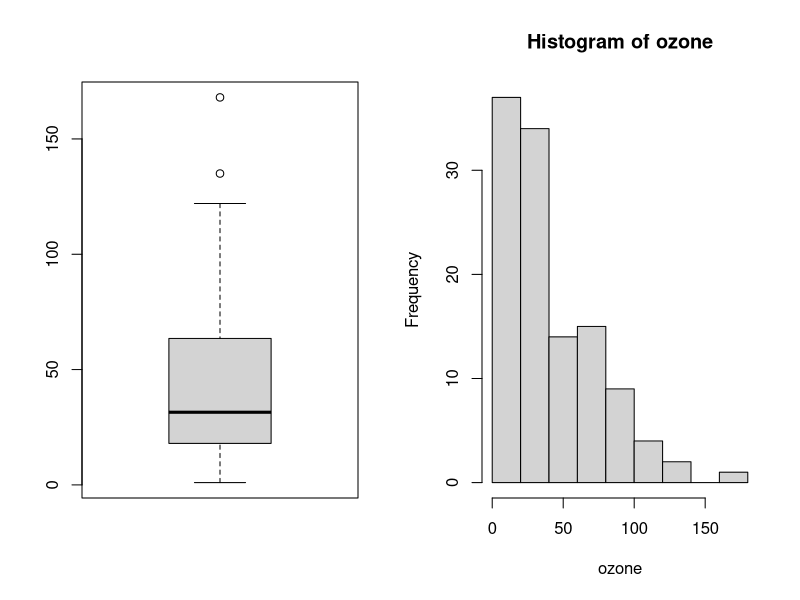
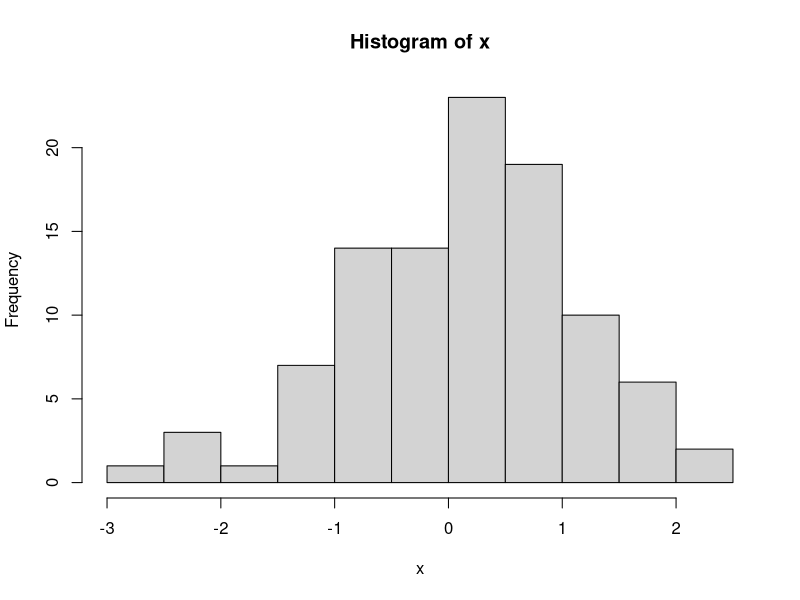
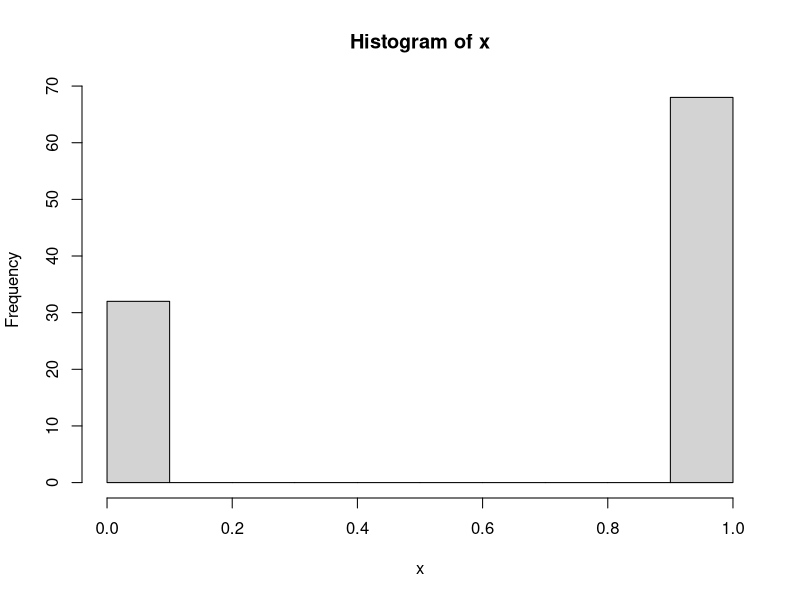
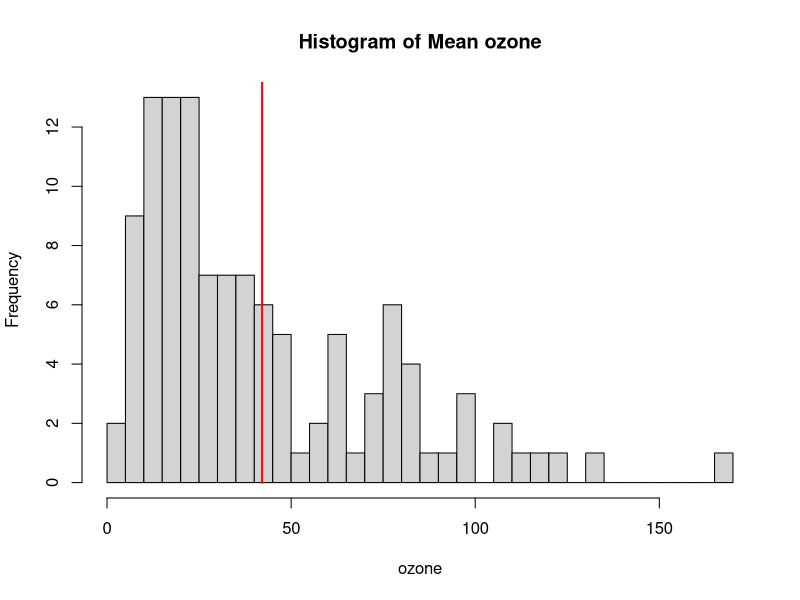
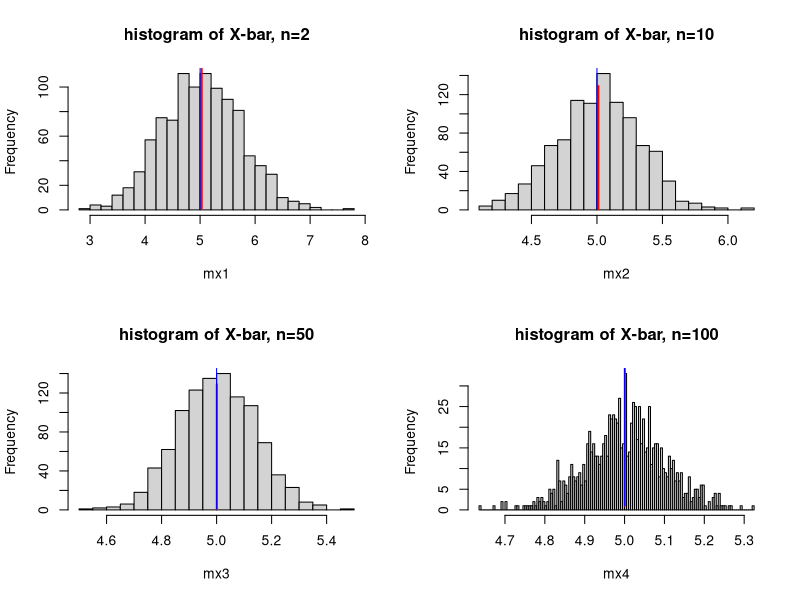

Write R code to recreate these figures, in order. (Note: this script raises an error after producing the figures.)
##########################################################
#                                                        #
#                                                        #
# Introduction to Statistical inference using R          #
#                                                        #
# 2018                                                   #
# Ziv Shkedy                                             #
# >eR-BioStat                                            #
# Chapter 4                                              #
#                                                        #
#                                                        #
##########################################################





###########################################################
################# Chapter Four ############################
###########################################################

###########################################################
# 1.1: Notations and definitions                          #
###########################################################

help(airquality)
airquality$Ozone

ozone<-na.omit(airquality$Ozone)
length(ozone)
par(mfrow=c(1,2))
boxplot(ozone)
hist(ozone)

###########################################################
# 1.2 Random samples in R                                 #
###########################################################
par(mfrow=c(1,1))
x<-rnorm(100,0,1)
hist(x)
x<-rbinom(100,1,0.7)
hist(x)
x<-rpois(100,3)
x
table(x)


###########################################################
# Part 2: Point estimation for population mean and        #
#         population variance                             #
###########################################################

ozone=airquality$Ozone
meanozone=mean(ozone,na.rm=T)
meanozone
varozone=var(ozone,na.rm=T)
varozone
sqrt(varozone)

hist(ozone,breaks=25,main="Histogram of Mean ozone")
lines(c(meanozone,meanozone),c(0,23),col="red",lwd=2)
text(meanozone,25,round(meanozone,2)) 
text(100,25,"point estimate of mean ozone ",col=3)


######### american women data set ###################

help(women)
women


womenheight=women$height
meanheight=mean(womenheight,na.rm=T) 
meanheight

womenheight=women$height
varheight=var(womenheight,na.rm=T)
varheight

womenheight=women$height
varheight=var(womenheight,na.rm=T)
sqrt(varheight)



###########################################################
# Part 3:  Variability of estimates                       #
###########################################################

mx1=c(1:1000)
mx2=c(1:1000)
mx3=c(1:1000)
mx4=c(1:1000)
for(i in 1:1000)
{
  sample1=rnorm(2,5,1)
  sample2=rnorm(10,5,1)
  sample3=rnorm(50,5,1)
  sample4=rnorm(100,5,1)
  mx1[i]=mean(sample1)
  mx2[i]=mean(sample2)
  mx3[i]=mean(sample3)
  mx4[i]=mean(sample4)
}
mean(mx1)
par(mfrow=c(2,2))
hist(mx1,breaks=20, main="histogram of X-bar, n=2")
lines(c(mean(mx1),mean(mx1)),c(1,129),col="red",lwd=2)
lines(c(5,5),c(1,1000),col="blue")
hist(mx2,breaks=20, main="histogram of X-bar, n=10")
lines(c(mean(mx2),mean(mx2)),c(1,129),col="red",lwd=2)
lines(c(5,5),c(1,1000),col="blue")
hist(mx3,breaks=20, main="histogram of X-bar, n=50")
lines(c(mean(mx3),mean(mx3)),c(1,129),col="red",lwd=2)
lines(c(5,5),c(1,1000),col="blue")
hist(mx4,breaks=200, main="histogram of X-bar, n=100")
lines(c(mean(mx4),mean(mx4)),c(1,129),col="red",lwd=2)
lines(c(5,5),c(1,1000),col="blue")

#### critical values  #########################################

qt(0.975,13)
qt(0.025,13)


#####  C.I For Case 1 #########################################

ozone=na.omit(airquality$Ozone) 
sigma=32                          
sem=sigma/sqrt(n)         
E=qnorm(0.975)*sem    
xbar=mean(ozone) 
xbar+c(-E,E)

#### C.I with z.test() #######################################

library(TeachingDemos)
ozone=na.omit(airquality$Ozone)
sigma=32
z.test(ozone,sd=sigma)

##### C.I for case 2 #########################################

ozone=na.omit(airquality$Ozone) 
sigma=sd(ozone)                          
sem=sigma/sqrt(n)         
E=qnorm(0.975)*sem    
xbar=mean(ozone) 
xbar+c(-E,E)

#### C.I with z.test, case 2 ##################################

library(TeachingDemos)
ozone=na.omit(airquality$Ozone)
z.test(ozone, sd=sd(ozone),conf.level = 0.95)

#### C.I for case 3 ##########################################

Height=women$height 
n=length(Height)
SE=s/sqrt(n)
SE=qt(0.975,df=n-1)*SE
xbar=mean(Height) 
xbar+c(-E,E) 

#### C.I for case 3 with t.test() ############################
library(TeachingDemos)
t.test(women$height)


#### critical value ##########################################

xbar=2.91;s=sqrt(9.9119);n=173;H0=2.5
cc=qnorm(0.95)*(s/sqrt(n))+H0
cc

xbar=2.91;s=sqrt(9.9119);n=173;H0=2.5
test.stat=(xbar-H0)/(s/sqrt(n))
test.stat

crit.point=qnorm(0.95)
crit.point

#### Example: ozone level  ##################################

library(TeachingDemos)
x<-na.omit(airquality$Ozone)
s<-sqrt(var(x))
z.test(x,sd=s,mu=40)



#### inference with t distribution  #########################

x=c(22,19,17,26,21,20,29,27,22)
xbar=mean(x)
mu = 21
s = sd(x)
n = length(x)
t = (xbar-mu)/(s/sqrt(n)) 
t                      # test statistic 

alpha<-0.05
crit.val = qt(1-alpha, n-1, lower.tail = TRUE) 
crit.val     # critical value 


##### heights and weights for American women aged 30-39 ######

womenheight=women$height
t.test(womenheight,mu=60,conf.level=0.90)


#### one sample problem ######################################

xbar=50.8;s=sqrt(1.6);n=100;H0=51
test.statgy=(xbar-H0)/(s/sqrt(n))
test.statgy
crit.point1=qnorm(0.95,lower.tail=TRUE)#p=0.05 one tailed
-crit.point1

#### rejection region two-sided test   ######################

xbar=118;s=sqrt(98);n=50;H0=115
test.statcrop=(xbar-H0)/(s/sqrt(n))
test.statcrop
alpha = 0.05 
crit.pointcrop = qnorm(1-alpha/2)
crit.pointcrop 
-crit.pointcrop
c(-crit.pointcrop,crit.pointcrop)


#### p value   ##############################################


x=c(22,19,17,26,21,20,29,27,22)
xbar=mean(x)
mu = 21                
s = sd(x)
n = length(x)
t = (xbar-mu)/(s/sqrt(n))
alpha = .05 
pval = pt(t,df=n-1, lower.tail=FALSE) 
pval

#### p value   ##############################################

xbar=50.8;s=sqrt(1.6);n=100;H0=51
test.statgy=(xbar-H0)/(s/sqrt(n))
test.statgy
pval1 = pt(test.statgy,df=n-1,lower.tail=TRUE) 
pval1


#### p value : two sided ####################################


bar=118;s=sqrt(98);n=50;H0=115
test.statcrop=(xbar-H0)/(s/sqrt(n))
test.statcrop 
2*(1-pnorm(test.statcrop))                

 
###########################################################
################# End of Chapter Four #####################
###########################################################
 
 
 
 
 
 
 
 
############ part 3 p value
 x=c(22,19,17,26,21,20,29,27,22)
 xbar=mean(x)
 mu = 21                
  s = sd(x)
  n = length(x)
  t = (xbar-mu)/(s/sqrt(n))
  t
  alpha = .05 
  pval = pt(t,df=n-1, lower.tail=FALSE) 
  pval
########## two tailed test
xbar=50.8;s=sqrt(1.6);n=100;H0=51
 test.statgy=(xbar-H0)/(s/sqrt(n))
 test.statgy
 pval1 = pt(test.statgy,df=n-1, lower.tail=TRUE) 
 pval1
 bar=118;s=sqrt(98);n=50;H0=115
 test.statcrop=(xbar-H0)/(s/sqrt(n))
 test.statcrop 
 2*(1-pnorm(test.statcrop))  
 
 
 
 
 
 
 
 
 
##############Part 2b: Testing of hypotheses for population proportion 
pbar = 0.47
 prop = 0.4
 n = 100
 z=(pbar-prop)/sqrt((prop*(1-prop))/n)
 z        
 alpha=0.05
 crit.point=qnorm(1-alpha)#p=0.05 one tailed (upper)
 crit.point
########### p value
pbar = 0.47
 prop = 0.4
 n = 100
 z=(pbar-prop)/sqrt((prop*(1-prop))/n)
 z        
 alpha=0.1
 crit.point1=qnorm(1-alpha)#p=0.1 one tailed (upper)
 crit.point1
 pval = 1-pnorm(z, lower.tail=TRUE)  # upper tail 
 pval 
############# two tailed test
 pbar1 = 0.04           # sample proportion 
 prop1 = 0.02                # hypothesized value 
 n = 1000                 # sample size 
 z1=(pbar1-prop1)/sqrt((prop1*(1-prop1))/n)
 z1                      # test statistic 
 pval = 2*pnorm(z1, lower.tail=FALSE)  # upper tail 
 pval 
### the number of hours of sleep for each of 24 students in class.
sleep=c(7.75,8.5,8,6,8,6.33,8.17,7.75,7,6.5,8.75,8,7.5,3,6.25,8.5,9,6.5,9,9.5,9,8,8,9.5)
nine.hrs=ifelse(sleep>=9,"yes","no")
table(nine.hrs)
nine.hrs 
y=5;n=24
test=prop.test(y,n,p=0.5,alternative="two.sided",correct=FALSE)
test

##########################################################################
######################  Chapter 6 ########################################

## Test a difference between paired measurement ##
Before<-c(115, 112, 107, 119, 115, 138, 126, 108, 104, 115)
During<-c(128, 115, 106, 128, 122, 145, 132, 109, 102, 117)

library(MASS) 
t.test(Before, During, paired=TRUE)


## Test a difference between paired measurement ##
placebo <-c(78, 54, 142, 25, 101, 99, 94, 107, 64)
treatment <-c(79, 48, 52, 15, 61, 107, 77, 54, 5)

library(MASS) 
t.test(treatment, placebo, paired=TRUE)


## One sided test for two independent sample  ##
A <- c(17, 19, 15, 18, 21, 18)
B <- c(18, 15, 13, 16, 13)

library(MASS)
t.test(B, A,var.equal=T, alternative="less")


## Comparing two population proportions ##
library(MASS)
prop.test(c(7,13),c(10000,5000), correct = F)
#################################################################
